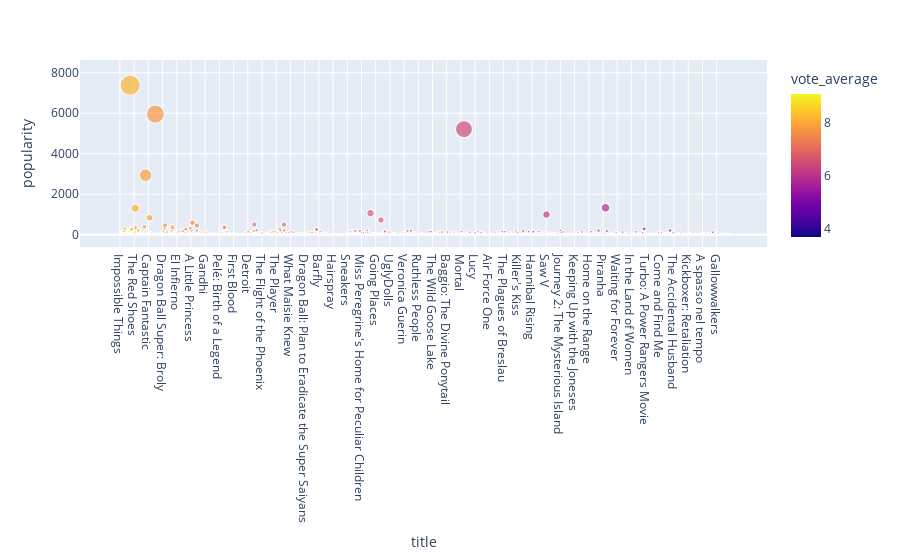

Source (notebook cell):
### Code cell
#df = df.sort_values(by=['title'], ascending=False)
fig = px.scatter(df, x="title", y="popularity", size="popularity", color="vote_average", 
                 hover_name="title",
                 #log_x=True,
                 #size_max=60
                )
fig.show()

### Figure 1 — Plotly figure (JSON) as saved in the notebook; plotly's stock layout.template omitted (floating-point values rounded to 4 significant figures; data arrays with more than 128 entries replaced by an {"elided": "..."} marker saying what was removed)
{"data": [{"hovertemplate": "<b>%{hovertext}</b><br><br>title=%{x}<br>popularity=%{marker.size}<br>vote_average=%{marker.color}<extra></extra>", "hovertext": {"elided": "2465 str values"}, "legendgroup": "", "marker": {"color": {"elided": "2465 float values"}, "coloraxis": "coloraxis", "size": {"elided": "2465 float values"}, "sizemode": "area", "sizeref": 18.46, "symbol": "circle"}, "mode": "markers", "name": "", "showlegend": false, "type": "scattergl", "x": {"elided": "2465 str values"}, "xaxis": "x", "y": {"elided": "2465 float values"}, "yaxis": "y"}], "layout": {"coloraxis": {"colorbar": {"title": {"text": "vote_average"}}, "colorscale": [[0, "#0d0887"], [0.1111, "#46039f"], [0.2222, "#7201a8"], [0.3333, "#9c179e"], [0.4444, "#bd3786"], [0.5556, "#d8576b"], [0.6667, "#ed7953"], [0.7778, "#fb9f3a"], [0.8889, "#fdca26"], [1, "#f0f921"]]}, "legend": {"itemsizing": "constant", "tracegroupgap": 0}, "margin": {"t": 60}, "xaxis": {"anchor": "y", "domain": [0, 1], "title": {"text": "title"}}, "yaxis": {"anchor": "x", "domain": [0, 1], "title": {"text": "popularity"}}}}
